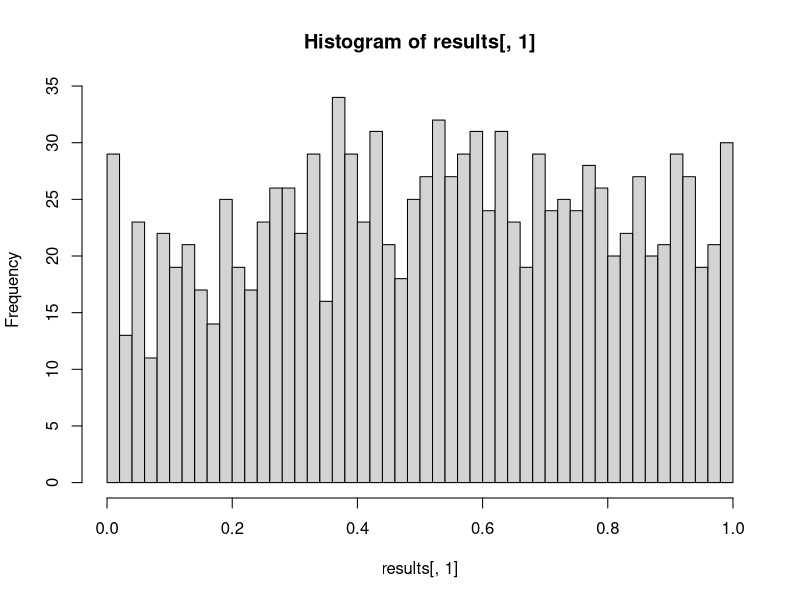
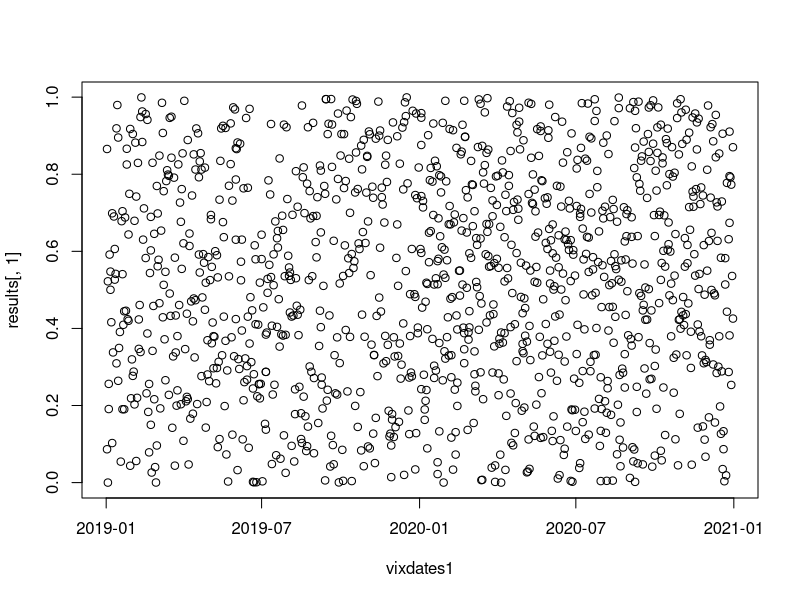
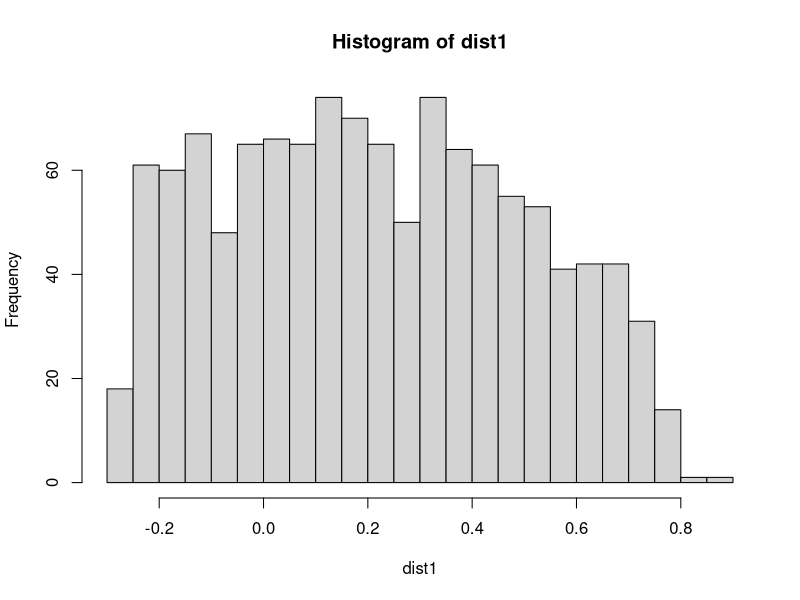
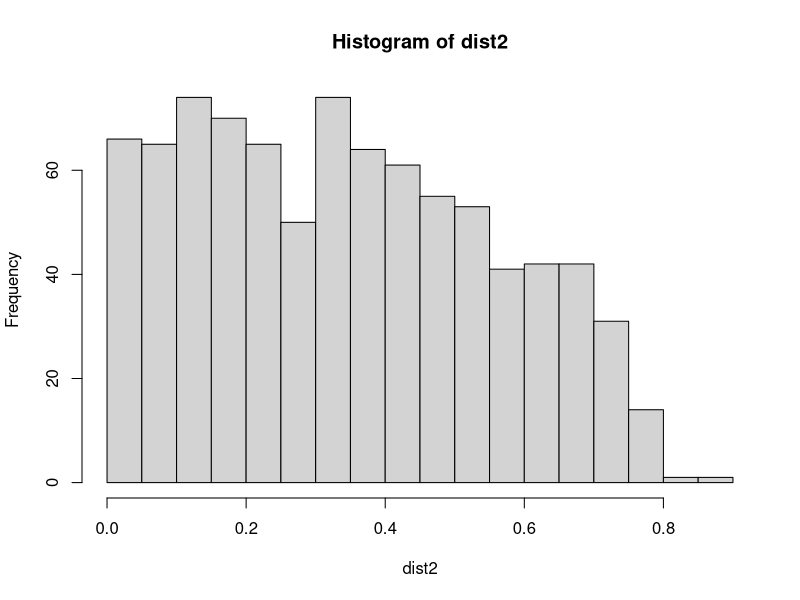
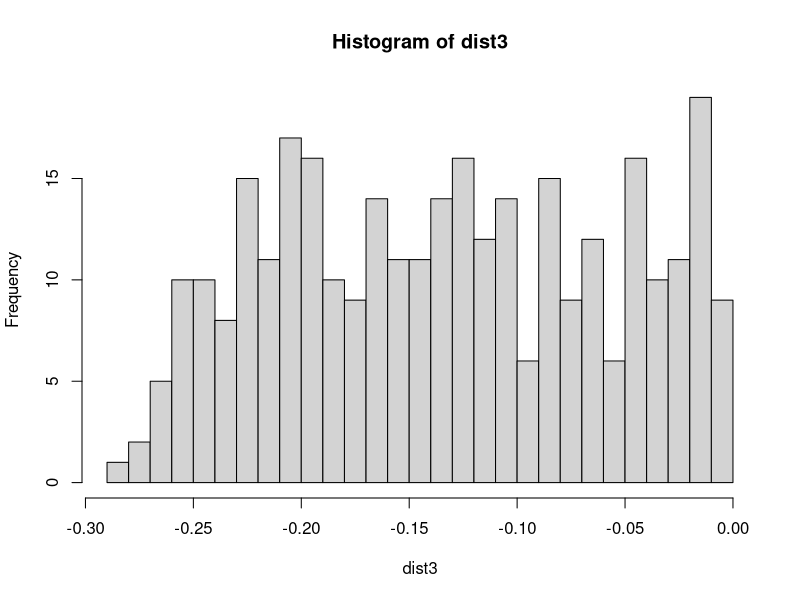
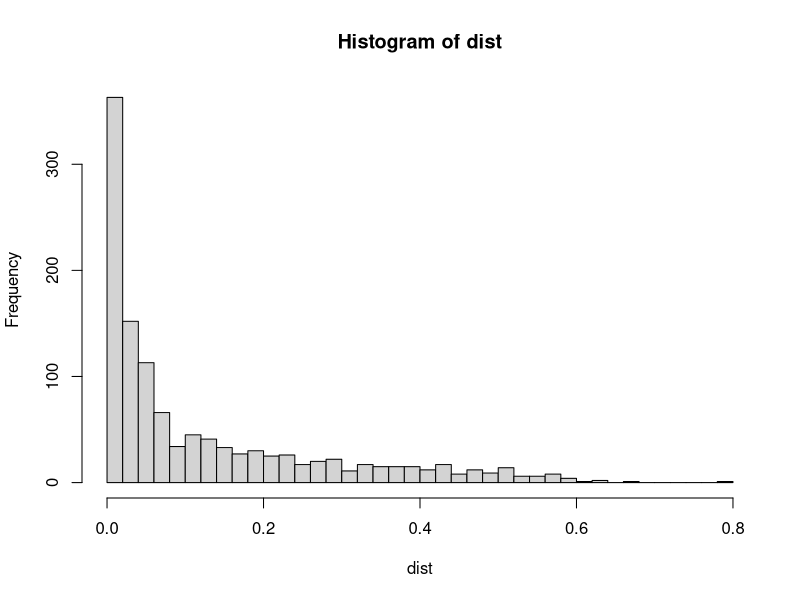
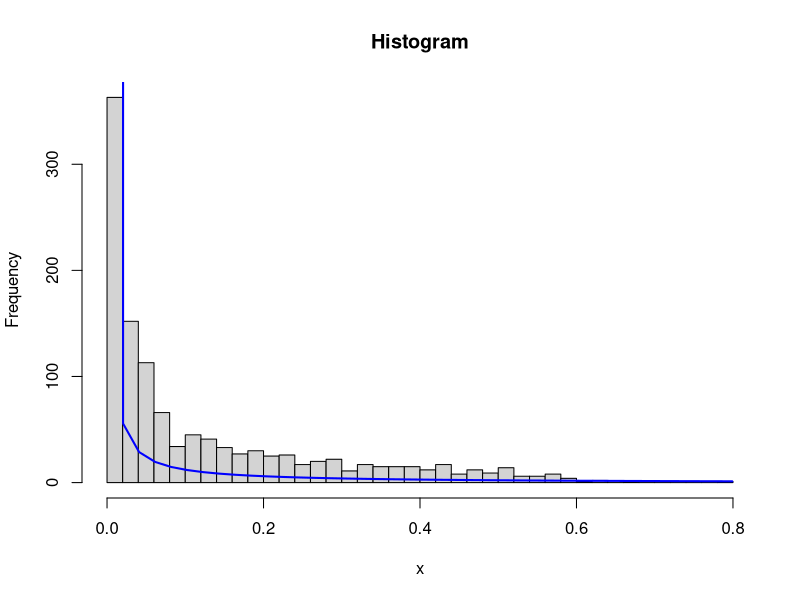
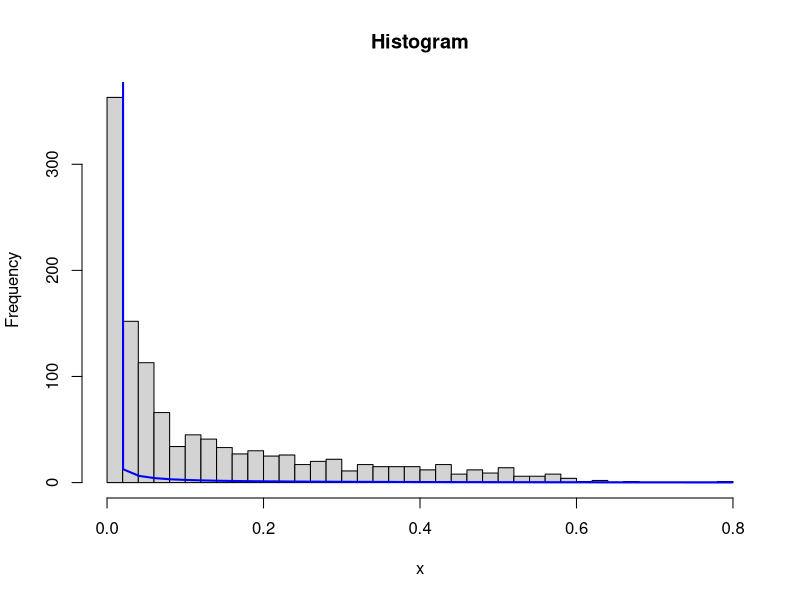

Source code (R) for these figures, in order:
# Trading Strategy 

setwd("C:/Users/board/Desktop/Kaggle/VIX_Bayesian")
library(mvtnorm)

vix1<-read.csv("VIX-weekly-26yr.csv")
vixdates<-as.Date(vix1$Date,"%m/%d/%y")
numb_obs <- 200
nsim  <-50000

distibution_func <- function(vix, numb_obs, nsim ){
  
  # Create Log Returns
  vixw<-vix$VIX[1:numb_obs]
  lv<-log(vixw/100)
  
  # Prepare linear regression parts 
  TT<-numb_obs - 3
  xmat  <-cbind(rep(1,TT),lv[3:(numb_obs-1)],lv[2:(numb_obs-2)],lv[1:(numb_obs-3)])
  xpxinv<-solve(t(xmat)%*%xmat)
  bhat  <-xpxinv%*%t(xmat)%*%lv[4:numb_obs]
  fitted<-xmat%*%bhat
  resid <-lv[4:numb_obs]-fitted
  
  nureg <- TT - 4
  nusq  <- sum(resid^2)
  
  # Start the Monte Carlo Simulation 
  sigdraws<-sqrt(nusq/rchisq(nsim,nureg))    # Draw all the sigmas
  bdraws <-rmvnorm(nsim,sigma=xpxinv)  # Draw the betas with the
  bdraws <-bdraws*sigdraws+rep(bhat,each=nsim)
  
  
  efdraws <- rnorm(nsim,mean=0,sd=1) # Draw the noise? 
  efdraws <- efdraws * sigdraws  	# Same trick, as for betas
  
  
  lvf     <- matrix(0,ncol=3,nrow=nsim)	# draws of lv
  lvf[,1] <- bdraws %*% c(1,lv[numb_obs],lv[(numb_obs-1)],lv[(numb_obs-2)]) + efdraws 
  
  evix <-exp(lvf) 	# Make the draws of vix itself
  
  
  # See where real values fall on empirical distribution 
  
  emp1 <- ecdf(evix[,1])(vix$VIX[(numb_obs+1)]/100)
  quant1 <- quantile(evix[,1], c(0.05,0.25,0.5,0.75,0.95))
  mean1 <- mean(evix)
  final_return <- c(emp1, quant1, mean1)
  return(final_return)
 
} 

# Pre allocate 
results <- data.frame(matrix(0,ncol = 7, nrow = 1188))
names(results)[c(1,4,7)] <- c("Empirical location","Median", "Mean")

for (i in 1:1188){
  dataset <- vix1[i:(numb_obs+2+i),]
  results[i,] <- distibution_func(dataset, numb_obs, nsim)
}


# Diagonistics - change for each column 
hist(results[,1], breaks = 40)
vixdates1 <- vixdates[204:1391]
plot(vixdates1, results[,1])

dist1 <- results[,7] - results[,1]
hist(dist1, breaks = 40)
ecdf(dist1)(0) # How often model mean under estimates historical returns 

# Look at the distribution of the results that are greater than the mean 
dist2 <- dist1[dist1>0]
mean(dist2)
median(dist2)
hist(dist2, breaks = 30)

# Look at the distribution of the results that are LOWER than the mean 
dist3 <- dist1[dist1<0]
mean(dist3)
median(dist3)
hist(dist3, breaks = 30)

# Squared difference => Chi Square 
dist <- dist1^2
hist(dist, breaks= 40)

makeHistChi <- function(x, df1, color = "blue", title = "Histogram"){
  h<-hist(x,main=title, breaks = 40) 
  xfit<-seq(min(x),max(x),length=40) 
  yfit<-dchisq(xfit,df = df1) 
  yfit <- yfit*diff(h$mids[1:2])*length(x) 
  lines(xfit, yfit, col=color, lwd=2)
}
# Fit Chi Sq distribution to data, not sure how to pick k 
# Check wiki and try different things 

# Try the mean = k 
makeHistChi(dist, df1 = mean(dist))

# Try the variance 
makeHistChi(dist, df1 = (sd(dist))^2)

# Try equation for median = f(k) 
# Found solution on wolfram = 0.5507 
makeHistChi(dist, df1 = 0.5507)

# Next Step- add chi sq goodness of fit 


